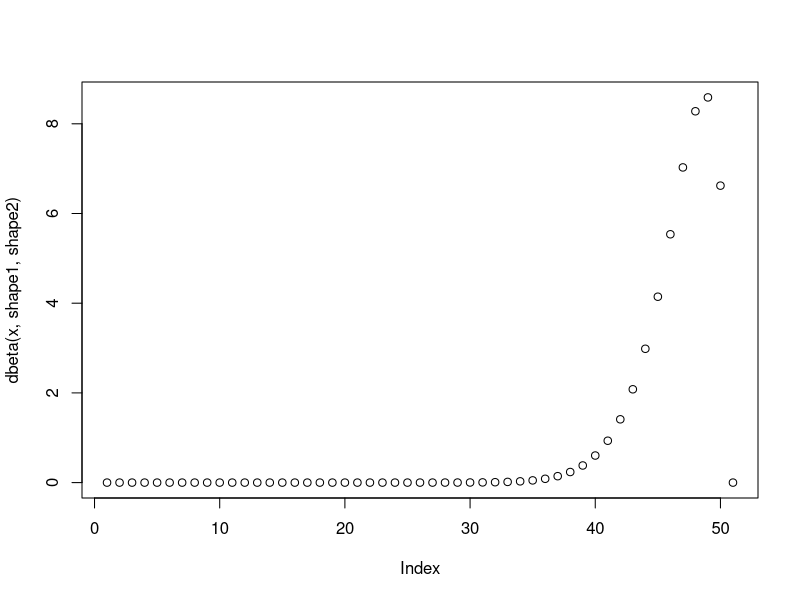
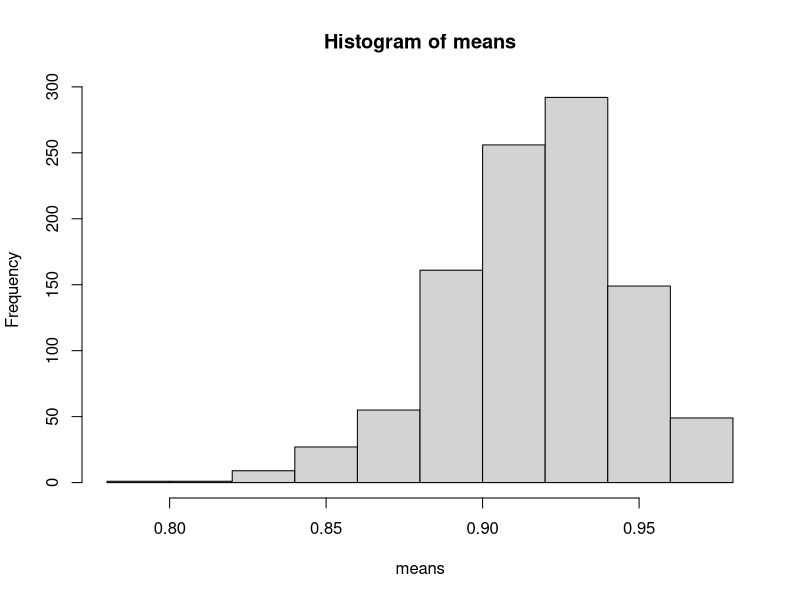
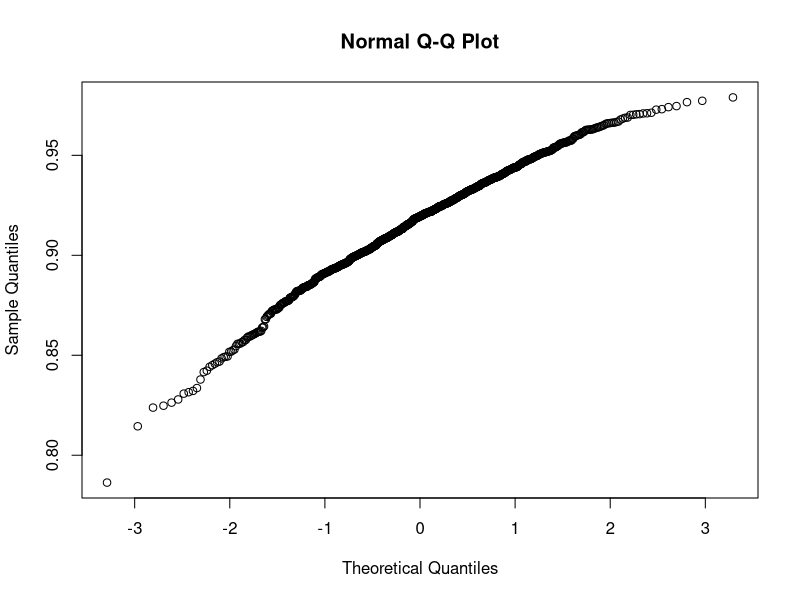
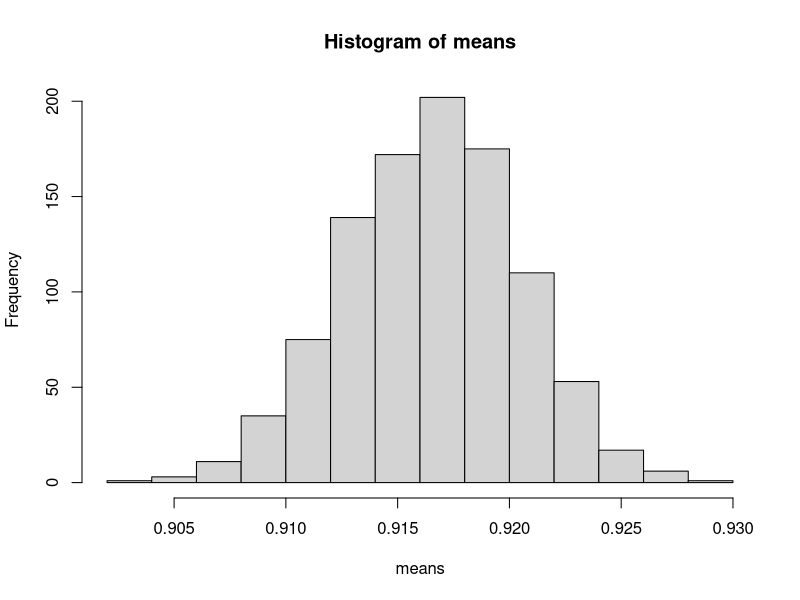
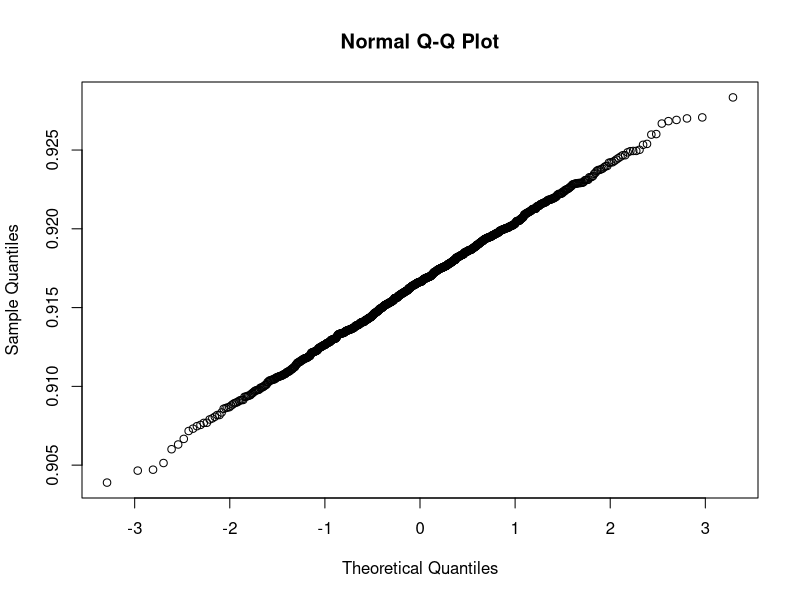
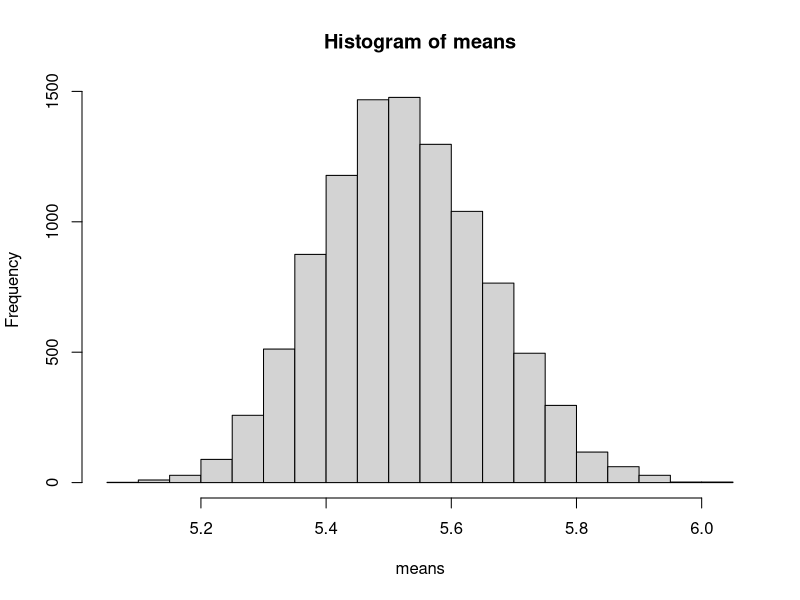

Write the R code that produced these figures, in order.
# Macie Wheeler
# Homework 3

### Question 1

## Part a

pnorm(2300, mean = 2000, sd = 200)

# P(X < 2300 hours) is about 93.32%.

## Part b

pnorm(2322, mean = 2000, sd = 200) - pnorm(1856, mean = 2000, sd = 200)

# P(1856 < X < 2322) is about 71.05%.

## Part c

(1 - (pnorm(1970, mean = 2000, sd = 200))) ^ 2

# The probability that 2 bulbs last longer than 1970 hours is about 31.3%.

# Part d

qnorm(.25, mean = 2000, sd = 200)

# The first quartile of light bulb lifetimes is 1865.102 hours.

# Part e

qnorm(.96, mean = 2000, sd = 200)

# The best 4% of bulbs last at least 2350.137 hours.

## Part f

pnorm(12500, mean = (2000 * 6), sd = sqrt((200 ^ 2) * 6))

# P(Y < 12,500) is about 84.63%.

### Question 2

## Part a

n <- 100
p <- .01

n * p
n * (1 - p)

# It is not appropriate to use the Normal approximation to the Binomial here. 
# This is because np and n(1-p) are not both greater than 5.

## Part b

pnorm(2.5, mean = n * p, sd = sqrt(n * p * (1 - p)))

# The probability that Dr. Keaton hits the bullseye fewer than 3 times is about 93.42%.

## Part c

sum(dbinom(0:2, size = n, prob = p))

# The exact probability that Dr. Keaton hits the bullseye fewer than 3 times is about 92.1%.

### Question 3

## Part a

n <- 100
p <- .3

n * p
n * (1 - p)

# It is appropriate to use the Normal approximation to the Binomial here. 
# This is because np and n(1-p) are both greater than 5.

## Part b

pnorm(33.5, mean = n * p, sd = sqrt(n * p *(1 - p)))

# The probability that Dr. Keaton hits the bullseye fewer than 34 times is about 77.75%.

## Part c

sum(dbinom(0:33, size = n, prob = p))

# The exact probability that Dr. Keaton hits the bullseye fewer than 34 times is about 78%.

### Question 4

## Part a

shape1 <- 22
shape2 <- 2
x <- seq(0, 1, by = .02)

plot(dbeta(x, shape1, shape2))

# The shape of the probability density function curve of the Beta distribution is
# highly left-skewed.

## Part b

randoms <- rbeta(4, shape1, shape2)

# sample's mean
mean(randoms)
#sample's standard deviation
sd(randoms)

### Question 5

## Part a

shape1 <- 22
shape2 <- 2
count <- 1000
means <- rep(NA, count)

for (i in 1:count) {
  sample <- rbeta(4, shape1, shape2)
  means[i] <- mean(sample)
}

hist(means)

# The shape of the histogram is slightly left-skewed and looks somewhat symmetric.

## Part b

# I don't think that n = 4 is large enough to use the Central Limit Theorem reliably,
# since it's supposed to be used when n is greater than or equal to 30.

qqnorm(means)

# The Normal Q-Q plot isn't a completely straight line, so I don't think n is large
# enough to use the CLT reliably.

## Part c

# mean of the sample means
mean(means)
# standard deviation of the sample means
sd(means)

# Based on the CLT, I would expect the sample mean to be .92, and the sample 
# standard deviation to be .0532/sqrt(4) = .0266.

## Part d

1 - pnorm(.91, mean = .92, sd = (.0532 / sqrt(4)))

# The probability of getting a sample mean above .91, by the CLT, is about 64.7%.

# Number of my simulated sample means that were actually above .91.
length(means[means > .91])

### Question 6

## Part a

shape1 <- 22
shape2 <- 2
count <- 1000
means <- rep(NA, count)

for (i in 1:count) {
  sample <- rbeta(200, shape1, shape2)
  means[i] <- mean(sample)
}

hist(means)

# This histogram is a pretty symmetric, and is starting to look like a 
# Normal curve.

## Part b

# I think that n is large enough to use the CLT reliably since it is larger 
# than 30, which is the recommended "large enough" n value.

qqnorm(means)

# The Normal Q-Q plot is very linear, so I believe that n is large enough to 
# use the CLT reliably.

## Part c

# mean of the sample means
mean(means)
# standard deviation of the sample means
sd(means)

# Based on the CLT, I would expect the sample mean to be .92, and the sample 
# standard deviation to be .0532/sqrt(200) = .00376.

## Part d

1 - pnorm(.91, mean = .92, sd = (.0532 / sqrt(200)))

# The probability of getting a sample mean above .91, by the CLT, is about 99.6%.

# Number of my simulated sample means that were actually above .91.
length(means[means > .91])

### Question 7

## Part a

bootsize <- 10000
means <- rep(NA, bootsize)

for (i in 1:bootsize) {
  s <- sample(PlantGrowth$weight[PlantGrowth$group == 'trt2'], replace = T)
  means[i] <- mean(s)
}

hist(means)

## Part b

# 5th and 95th percentiles
quantile(means, c(.05, .95))

## Part c

m = PlantGrowth$weight[PlantGrowth$group == 'trt2']

t.test(x = m, conf.level = .9)$conf.int

# We are 90% confident that the true mean plant growth weight for population of 
# the trt2 group that this sample represents is between 5.269449 and 5.782551.